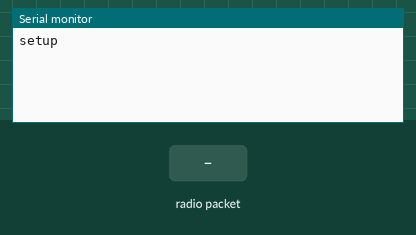
The sketch below on a simulated Arduino Uno, built with avr-gcc and run on an emulated ATmega328P. Parts: the last lines printed to the serial monitor. The test bench sets the inputs (shaded band). No radio packets arrive unless stated.

Above: at 2.2 s.
2.3 s: radio packet "1" arrives
At 3.5 s:
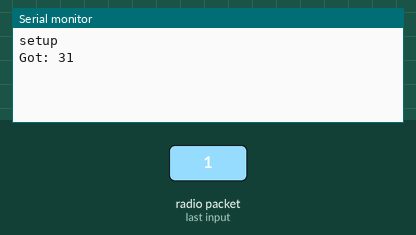
3.8 s: radio packet "0" arrives
At 4.7 s:
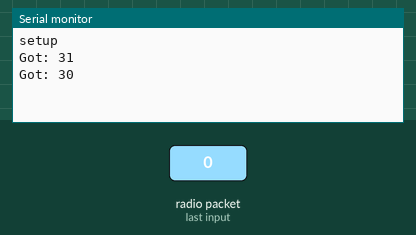
5.3 s: radio packet "2" arrives
At 5.8 s:
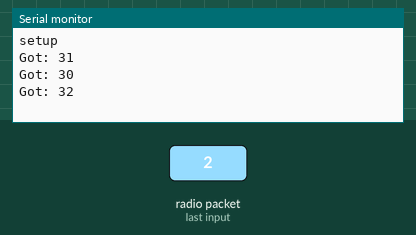

Measured:
- after the input at 2.3 s, the serial monitor: prints a new line at once (image 1)
- after the input at 3.8 s, the serial monitor: prints a new line at once (image 2)
- after the input at 5.3 s, the serial monitor: prints a new line at once (image 3)

The sketch:

RF_RECV_TEST.ino
```cpp
#include <VirtualWire.h>

const int led_pin = 6;
const int transmit_pin = 11;
const int receive_pin = 12;
const int transmit_en_pin = 3;

void setup()
{
    delay(1000);
    Serial.begin(9600);  // Debugging only
    Serial.println("setup");

    // Initialise the IO and ISR
    vw_set_tx_pin(transmit_pin);
    vw_set_rx_pin(receive_pin);
    vw_set_ptt_pin(transmit_en_pin);
    vw_set_ptt_inverted(true); // Required for DR3100
    vw_setup(2000);  // Bits per sec

    vw_rx_start();       // Start the receiver PLL running
}

void loop()
{
    uint8_t buf[VW_MAX_MESSAGE_LEN];
    uint8_t buflen = VW_MAX_MESSAGE_LEN;

    if (vw_get_message(buf, &buflen)) // Non-blocking
    {
  int i;

        digitalWrite(led_pin, HIGH); // Flash a light to show received good message
  // Message with a good checksum received, print it.
  Serial.print("Got: ");

  for (i = 0; i < buflen; i++)
  {
      Serial.print(buf[i], HEX);
      Serial.print(' ');
  }
  Serial.println();
        digitalWrite(led_pin, LOW);
    }
}
```
